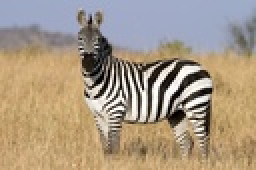
%> input picture zebra.jpg, 128 x 85 px, shrunk from 1000 x 667 before the run (shown 2 times larger)
$ octave assignment2.m   (GNU Octave 9; MATLAB toolbox functions it lacks are replaced by stand-ins)
%> lines starting %> are read from the running program, lines starting %| are printed output that depends on the picture; in (x1, y1, x2, y2) boxes, pixels count from 0 and x2, y2 are one past the last pixel; in counts of white or black regions, pixels touching at a corner belong together; the program's own positions count from 1
% Problem 1 %
% Plot original Image %
imageName = 'zebra.jpg';
sampleImage = toIntensityImage(imread(imageName));
figure, subplot(1, 2, 1), imshow(sampleImage);
subplot (1, 2, 2), histogram(sampleImage);
sgtitle('Original Image.');
gammaHigh = 1.2;
gammaLow = 0.8;
lightContrast = enhanceContrast(sampleImage, gammaHigh);
darkContrast = enhanceContrast(sampleImage, gammaLow);

% Increasing contrast
figure, subplot(2, 2, 1), imshow(lightContrast);
title(sprintf('γ = %.2f', gammaHigh));
subplot(2, 2, 2), imshow(darkContrast);
title(sprintf('γ = %.2f', gammaLow));
subplot(2, 2, 3), histogram(lightContrast);
subplot(2, 2, 4), histogram(darkContrast);
sgtitle('Contrast.')

% Thresholding
threshold = 115;
thresholdImage = applyThreshold(sampleImage, threshold);
figure, subplot(1, 2, 1), imshow(thresholdImage);
subplot(1, 2, 2), histogram(thresholdImage);
sgtitle(sprintf('Threshold. t = %d', threshold));

%Equalizing
cumulativeHistogram = createCumulativeHistogram(sampleImage);
equalizedImage = equalizeImage(sampleImage, cumulativeHistogram);
figure, subplot(1, 2, 1), imshow(equalizedImage);
subplot(1, 2, 2),histogram(equalizedImage);
sgtitle('Equalized Image.');


%Problem 2
% 1x2 convolution
horizontal1x2 = convolve1x2Horizontal(sampleImage);
vertical1x2 = convolve1x2Vertical(sampleImage);
combined1x2 = horizontal1x2 + vertical1x2;
figure, subplot(2, 3, 1), imshow(horizontal1x2);
title('Horizontal');
subplot(2, 3, 2), imshow(vertical1x2);
title('Vertical');
subplot(2, 3, 3), imshow(combined1x2);
title('Combined');
subplot(2, 3, 4), histogram(horizontal1x2);
subplot(2, 3, 5), histogram(vertical1x2);
subplot(2, 3, 6), histogram(combined1x2);
sgtitle('1x2 Convolution.')

sobelHorizontalImage = sobelHorizontal(sampleImage);
sobelVerticalImage = sobelVertical(sampleImage);
combinedSobelImage = sobelVerticalImage + sobelHorizontalImage;
figure, subplot(2, 3, 1), imshow(sobelHorizontalImage);
title('Horizontal');
subplot(2, 3, 2), imshow(sobelVerticalImage);
title('Vertical');
subplot(2, 3, 3), imshow(combinedSobelImage);
title('Combined');
subplot(2, 3, 4), histogram(sobelHorizontalImage);
subplot(2, 3, 5), histogram(sobelVerticalImage);
subplot(2, 3, 6), histogram(combinedSobelImage);
sgtitle('Sobel operator.')

sobel1x2Difference = combinedSobelImage - combined1x2;
figure, subplot(1, 1, 1), imshow(sobel1x2Difference);
title('Difference between sobel image and 1x2 image.');

artificialImage = toIntensityImage(imread('art-zebra.jpeg'));

artificialSobel = sobelVertical(artificialImage) + sobelHorizontal(artificialImage);
figure, subplot(1, 2, 1), imshow(artificialSobel);
subplot(1, 2, 2), imshow(combinedSobelImage);
sgtitle("Photograph vs. Man-made image.")

sobelEdgeMap = gradientImageToEdgeMap(combinedSobelImage, 0.02);
edgeMap1x2 = gradientImageToEdgeMap(combined1x2, 0.02);
figure, subplot(1, 2, 1), imshow(sobelEdgeMap);
title('Sobel Operator.');
subplot(1, 2, 2), imshow(edgeMap1x2);
title('1x2 Convolution.')
sgtitle('Edge Maps.')

edgeDetector5x5Horizontal = [
        0, -1, 0, 1, 0;
        -1, -2,0, 2, 1;
        -2, -4,0, 4, 2;
        -1, -2, 0, 2, 1;
        0, -1, 0, 1, 0;
    ];

edgeDetector7x7Horizontal = [
    0,0,-1,0,1,0,0;
    0,-1,-2,0,2,1,0;
    -1,-2,-4,0,4,2,1;
    -2,-4,-8,0,8,4,2;
    -1,-2,-4,0,4,2,1;
    0,-1,-2,0,2,1,0;
    0,0,-1,0,1,0,0;
];

horizontal5x5 = convolve(sampleImage, edgeDetector5x5Horizontal);
horizontal7x7 = convolve(sampleImage, edgeDetector7x7Horizontal);


function intensityImage = toIntensityImage(sampleImage)
    intensityImage = (0.299 * sampleImage(:, :, 1)) + (0.587 * sampleImage(:, :, 2)) + (0.114 * sampleImage(:, :, 3));
end

function enhancedImage = enhanceContrast(sampleImage, gamma)
    enhancedImage = double(sampleImage)/255;
    enhancedImage = min(power(enhancedImage, gamma), 1.0);
    enhancedImage = uint8(enhancedImage * 255);
end

function enhancedImage = applyThreshold(sampleImage, t)
%> called with t = 115
    enhancedImage = sampleImage;
    enhancedImage(sampleImage > t) = 255;
    enhancedImage(sampleImage <= t) = 0;
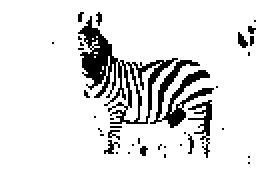
%> enhancedImage: size 85x128 uint8 (shown 2 times larger); 87.8% white; 38 black regions (33 under 20 px), largest, box (x1, y1, x2, y2) and area: (39, 8, 89, 62) 693, (75, 30, 107, 64) 338, (94, 50, 106, 79) 111, (119, 16, 124, 24) 24, (52, 70, 60, 77) 23
end

function cumulativeHistogram = createCumulativeHistogram(sampleImage)
    cumulativeHistogram = zeros(256);
    for i=1:256
       cumulativeHistogram(i) = length(sampleImage(sampleImage == i - 1));
       if(i ~= 1)
           cumulativeHistogram(i) = cumulativeHistogram(i) + cumulativeHistogram(i - 1);
       end
    end
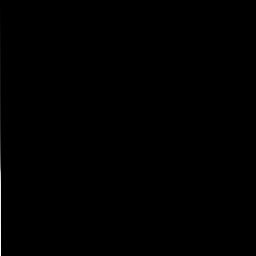
%> cumulativeHistogram: size 256x256 double; min 0, max 10880, mean 16.8; drawn with min black and max white
end

function equalizedImage = equalizeImage(sampleImage, cummulativeHistogram)
    equalizedImage = sampleImage;
    pixels = zeros(256);
    for i=1:256
        pixels(i) = length(sampleImage(sampleImage == i));
    end

    for x=1:length(sampleImage(:, 1))
        for y=1:length(sampleImage)
            originalGrayLevel = sampleImage(x, y);
            numberOfPixels = pixels(originalGrayLevel + 1);
            equalizedImage(x, y) = max(0, uint8(cummulativeHistogram(originalGrayLevel + 1)/numberOfPixels) - 1);
        end
    end
%> this loop made 85 passes
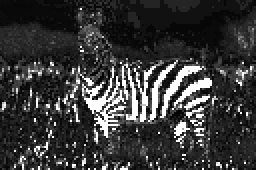
%> equalizedImage: size 85x128 uint8 (shown 2 times larger); min 0, max 254, mean 56.8
end

function convolvedImage = convolve1x2Horizontal(sampleImage)
    convolvedImage = sampleImage;
    for x=1:length(sampleImage(:, 1))
        for y=1:length(sampleImage)
            if(x > 1)
                convolvedImage(x, y) = abs(sampleImage(x, y) - sampleImage(x - 1, y));
            end
        end
    end
end

function convolvedImage = convolve1x2Vertical(sampleImage)
    convolvedImage = sampleImage;
    for x=1:length(sampleImage(:, 1))
        for y=1:length(sampleImage)
            if(y > 1)
                convolvedImage(x, y) = abs(sampleImage(x, y) - sampleImage(x, y - 1));
            end
        end
    end
end

function convolvedImage = sobelHorizontal(sampleImage)
    convolvedImage = sampleImage;
    for x=1:length(sampleImage(:, 1))
        for y=1:length(sampleImage(1, :))
            if(y > 1 && x > 1 && y < length(sampleImage) && x < length(sampleImage(:, 1)))
                newValue = sampleImage(x + 1, y - 1) - sampleImage(x - 1, y - 1);
                newValue = newValue + 2 * ( sampleImage(x + 1, y) - sampleImage(x - 1, y));
                newValue = newValue + sampleImage(x + 1, y + 1) - sampleImage(x - 1, y -1);
                convolvedImage(x, y) = abs(newValue);
            end
        end
    end
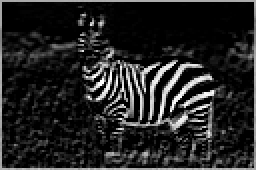
%> convolvedImage: size 85x128 uint8 (shown 2 times larger); min 0, max 254, mean 35.4
%> after the loop, newValue = 8
end

function convolvedImage = sobelVertical(sampleImage)
    convolvedImage = sampleImage;
    for x=1:length(sampleImage(:, 1))
        for y=1:length(sampleImage(1, :))
            if(y > 1 && x > 1 && y < length(sampleImage) && x < length(sampleImage(:, 1)))
                newValue = sampleImage(x + 1, y - 1) - sampleImage(x - 1, y - 1);
                newValue = newValue + 2 * ( sampleImage(x, y + 1) - sampleImage(x, y + 1));
                newValue = newValue + sampleImage(x + 1, y + 1) - sampleImage(x - 1, y -1);
                convolvedImage(x, y) = abs(newValue);
            end
        end
    end
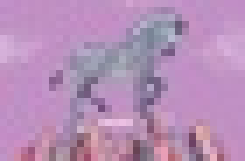
%> input picture art-zebra.jpeg, 35 x 23 px, shrunk from 275 x 183 before the run (shown 7 times larger)
%> the loop in sobelVertical (call 2), `for x=1:length(sampleImage(:, 1))` made 23 passes
%> the loop in sobelHorizontal (call 2), `for x=1:length(sampleImage(:, 1))` made 23 passes
end

function edgeMap = gradientImageToEdgeMap(sampleImage, t)
%> called with t = 0.02
    pixels = sampleImage(:);
    pixels = sort(pixels);
    %if t = 1, take 100% of pixels. If t = 0.5, take top 50%
    %of pixels etc.
    numberOfPixelsToTake = round(t * length(pixels));
%> numberOfPixelsToTake = 218
    lowestValue = pixels(length(pixels) - numberOfPixelsToTake);
%> lowestValue = 255
    edgeMap = sampleImage;
    edgeMap(sampleImage >= lowestValue) = 255;
    edgeMap(sampleImage < lowestValue) = 0;
%> edgeMap: size 85x128 uint8; 10% white in thin lines or dots
%> in gradientImageToEdgeMap (call 2), `edgeMap(sampleImage >= lowestValue) = 255;`: edgeMap: size 85x128 uint8; min 0, max 255, mean 20.2
%> in gradientImageToEdgeMap (call 2), `edgeMap(sampleImage < lowestValue) = 0;`: edgeMap: size 85x128 uint8; 2.1% white in thin lines or dots, all inside (x1, y1, x2, y2) = (0, 0, 105, 84)
end

function convolvedImage = convolve(sampleImage, kernel)
    buffer = (length(kernel(:, 1)) - 1)/2;
    convolvedImage = sampleImage;
    for x=1:length(sampleImage(:, 1))
        for y=1:length(sampleImage(1, :))
            if(x > buffer && y > buffer && x + buffer < length(sampleImage(:, 1)) && y + buffer < length(sampleImage(1, :)))
                newValue = int16(0);
                areaUnderKernel = sampleImage(x - buffer:x+buffer, y - buffer:y + buffer);
                for i=1:length(kernel(:, 1))
                    for j=1:length(kernel(1, :))
                        nextComponent = int16(areaUnderKernel(i, j)) * int16(kernel(i, j));
                        newValue = newValue + nextComponent;
                    end
                end
                convolvedImage(x, y) = abs(newValue);
            end
        end
    end
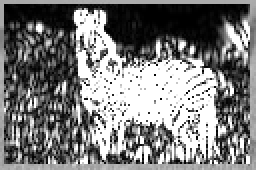
%> convolvedImage: size 85x128 uint8 (shown 2 times larger); min 0, max 255, mean 125
%> after the loop, areaUnderKernel = [172 164 136 128 152; 180 170 129 130 160; 187 162 114 133 168; 174 173 121 160 176; 171 156 155 155 174]; newValue = -315; nextComponent = 0
%> the loop in convolve (call 2), `for x=1:length(sampleImage(:, 1))` made 85 passes
%> after the loop in convolve (call 2), `for x=1:length(sampleImage(:, 1))`:
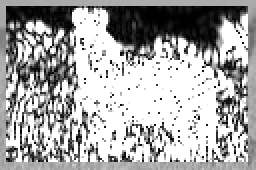
%> convolvedImage: size 85x128 uint8 (shown 2 times larger); min 0, max 255, mean 167.8
%> after the loop in convolve (call 2), `for x=1:length(sampleImage(:, 1))`: areaUnderKernel = [141 155 151 138 132 144 139; 138 138 152 148 109 128 147; 168 153 172 164 136 128 152; 160 144 180 170 129 130 160; 164 154 187 162 114 133 168; 164 161 174 173 121 160 176; 166 153 171 156 155 155 174]; newValue = -1242
end
